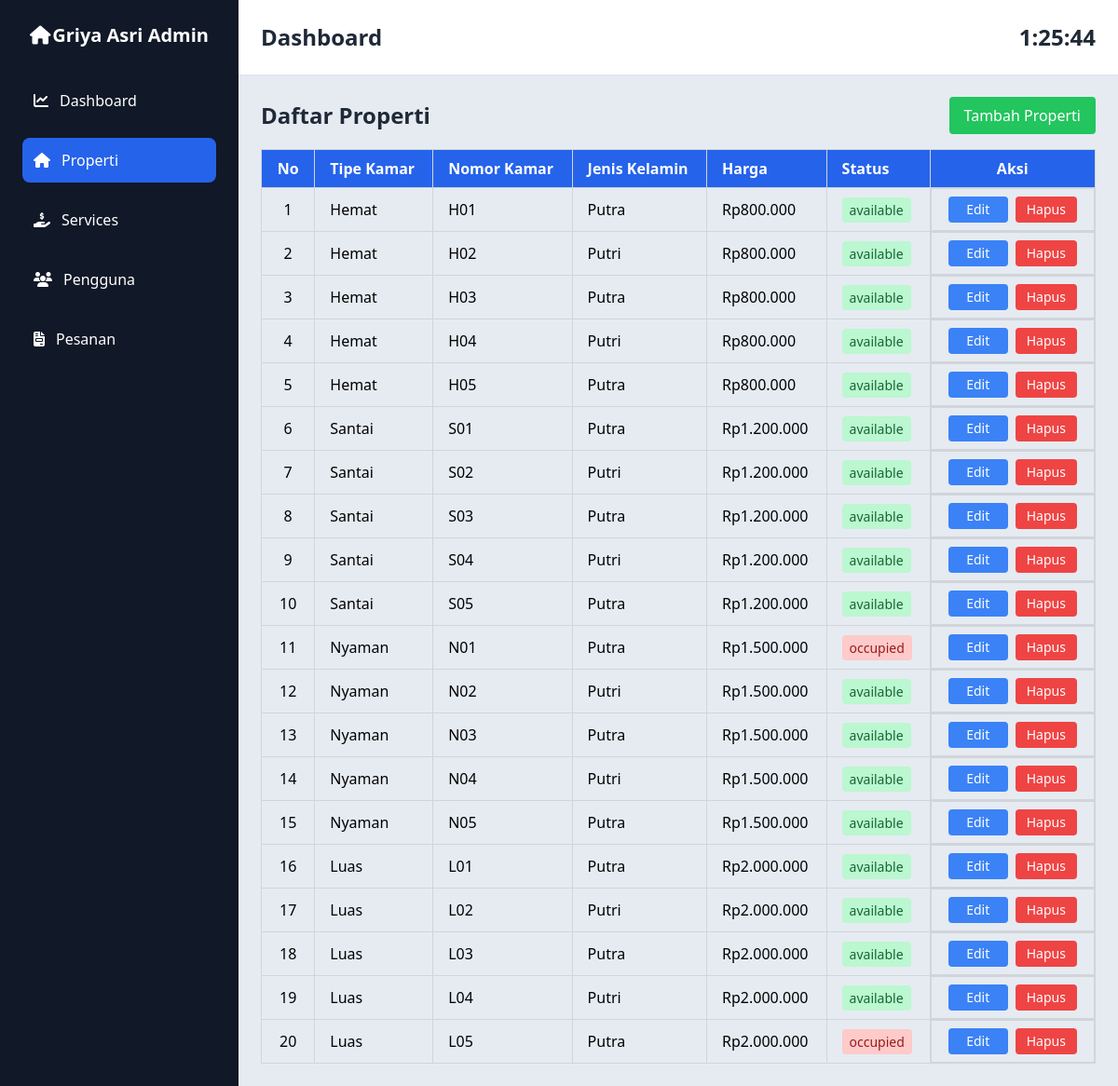
Page /admin/list-properti.php on the committed database.
### tables this page shows
CREATE TABLE `rooms` (
  `id` bigint(20) UNSIGNED NOT NULL,
  `room_type_id` bigint(20) UNSIGNED NOT NULL,
  `room_number` varchar(255) NOT NULL,
  `gender_type` enum('Putra','Putri') NOT NULL,
  `price` int(11) NOT NULL,
  `rating` decimal(2,1) NOT NULL DEFAULT 0.0,
  `facilities` text NOT NULL,
  `area_size` varchar(255) NOT NULL,
  `is_electric_included` tinyint(1) NOT NULL DEFAULT 0,
  `is_water_included` tinyint(1) NOT NULL DEFAULT 1,
  `room_rules` text NOT NULL,
  `status` enum('available','occupied','maintenance') NOT NULL DEFAULT 'available',
  `created_at` timestamp NULL DEFAULT NULL,
  `updated_at` timestamp NULL DEFAULT NULL
);

CREATE TABLE `room_types` (
  `id` bigint(20) UNSIGNED NOT NULL,
  `name` varchar(255) NOT NULL,
  `image` varchar(255) DEFAULT NULL,
  `description` text NOT NULL,
  `facilities` text NOT NULL,
  `base_price_daily` int(11) NOT NULL,
  `base_price_weekly` int(11) NOT NULL,
  `base_price_monthly` int(11) NOT NULL,
  `created_at` timestamp NULL DEFAULT NULL,
  `updated_at` timestamp NULL DEFAULT NULL
);

### admin/list-properti.php (the view, shortened to what this page needs)
<?php
include '../config/database.php';
$sql = "SELECT rooms.*, room_types.name AS room_type_name FROM rooms JOIN room_types ON rooms.room_type_id = room_types.id";
$result = $conn->query($sql);
?>
<div class="">
    <div class="header-content flex items-center justify-between mb-4 align-middle">
        <h1 class="text-2xl font-bold text-gray-800">Daftar Properti</h1>
        <a href="create-properti.php" class="bg-green-500 hover:bg-green-600 text-white px-4 py-2 rounded">Tambah Properti</a>
    </div>
    <table class="w-full border-collapse border border-gray-300">
        <thead class="bg-blue-600 text-white">
            <tr>
                <th class="border border-gray-300 px-4 py-2 text-center">No</th>
                <th class="border border-gray-300 px-4 py-2 text-left">Tipe Kamar</th>
                <th class="border border-gray-300 px-4 py-2 text-left">Nomor Kamar</th>
                <th class="border border-gray-300 px-4 py-2 text-left">Jenis Kelamin</th>
                <th class="border border-gray-300 px-4 py-2 text-left">Harga</th>
                <th class="border border-gray-300 px-4 py-2 text-left">Status</th>
                <th class="border border-gray-300 px-4 py-2 text-center">Aksi</th>
            </tr>
        </thead>
        <tbody>
            <?php
            if ($result->num_rows > 0) {
                $no = 1;
                while ($row = $result->fetch_assoc()) {
                    echo "<tr class='hover:bg-gray-100 border-b border-gray-300'>";
                    echo "<td class='border border-gray-300 px-4 py-2 text-center'>" . $no++ . "</td>";
                    echo "<td class='border border-gray-300 px-4 py-2'>" . htmlspecialchars($row['room_type_name']) . "</td>";
                    echo "<td class='border border-gray-300 px-4 py-2'>" . htmlspecialchars($row['room_number']) . "</td>";
                    echo "<td class='border border-gray-300 px-4 py-2'>" . htmlspecialchars($row['gender_type']) . "</td>";
                    echo "<td class='border border-gray-300 px-4 py-2'>Rp" . number_format($row['price'], 0, ',', '.') . "</td>";
                    echo "<td class='border border-gray-300 px-4 py-2'><span class='px-2 py-1 rounded text-sm " . ($row['status'] === 'available' ? 'bg-green-200 text-green-800' : ($row['status'] === 'maintenance' ? 'bg-yellow-200 text-yellow-800' : 'bg-red-200 text-red-800')) . "'>" . htmlspecialchars($row['status']) . "</span></td>";
                    echo "<td class='border border-gray-300 px-4 py-2 flex gap-2 justify-center'>";
                    echo "<a href='edit-properti.php?id=" . htmlspecialchars($row['id']) . "' class='bg-blue-500 hover:bg-blue-600 text-white px-3 py-1 rounded text-sm w-16 text-center'>Edit</a>";
                    echo "<button onclick=\"openModal(" . $row['id'] . ")\" class=\"bg-red-500 hover:bg-red-600 text-white px-3 py-1 rounded text-sm\">Hapus</button>";
                    echo "</td>";
                    echo "</tr>";
                }
            } else {
                echo "<tr><td colspan='6' style='text-align:center;'>Tidak ada data kamar</td></tr>";
            }
            ?>
</div>
<?php
include 'layouts/app.php';
?>

### rows in the picture
rooms: room_type.name "Hemat", room_number "H01", gender_type "Putra", price "800.000", status "available"
rooms: room_type.name "Hemat", room_number "H02", gender_type "Putri", price "800.000", status "available"
rooms: room_type.name "Hemat", room_number "H03", gender_type "Putra", price "800.000", status "available"
rooms: room_type.name "Hemat", room_number "H04", gender_type "Putri", price "800.000", status "available"
rooms: room_type.name "Hemat", room_number "H05", gender_type "Putra", price "800.000", status "available"
rooms: room_type.name "Santai", room_number "S01", gender_type "Putra", price "1.200.000", status "available"
rooms: room_type.name "Santai", room_number "S02", gender_type "Putri", price "1.200.000", status "available"
rooms: room_type.name "Santai", room_number "S03", gender_type "Putra", price "1.200.000", status "available"
rooms: room_type.name "Santai", room_number "S04", gender_type "Putri", price "1.200.000", status "available"
rooms: room_type.name "Santai", room_number "S05", gender_type "Putra", price "1.200.000", status "available"
rooms: room_type.name "Nyaman", room_number "N01", gender_type "Putra", price "1.500.000", status "occupied"
rooms: room_type.name "Nyaman", room_number "N02", gender_type "Putri", price "1.500.000", status "available"
rooms: room_type.name "Nyaman", room_number "N03", gender_type "Putra", price "1.500.000", status "available"
rooms: room_type.name "Nyaman", room_number "N04", gender_type "Putri", price "1.500.000", status "available"
rooms: room_type.name "Nyaman", room_number "N05", gender_type "Putra", price "1.500.000", status "available"
rooms: room_type.name "Luas", room_number "L01", gender_type "Putra", price "2.000.000", status "available"
rooms: room_type.name "Luas", room_number "L02", gender_type "Putri", price "2.000.000", status "available"
rooms: room_type.name "Luas", room_number "L03", gender_type "Putra", price "2.000.000", status "available"
rooms: room_type.name "Luas", room_number "L04", gender_type "Putri", price "2.000.000", status "available"
rooms: room_type.name "Luas", room_number "L05", gender_type "Putra", price "2.000.000", status "occupied"
